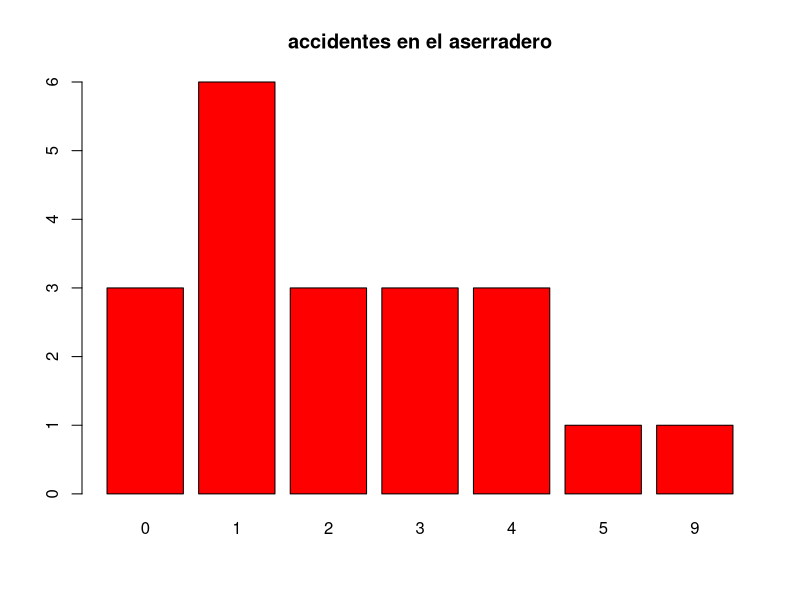

Source code (R):
library(plyr)
accidentes <- c(0,1,0,2,2,1,4,3,0,1,5,1,2,3,4,9,1,1,3,4)
accidentes <- count(accidentes)
accidentes

(accidentes$freq/sum(accidentes$freq)*100)
accidentes$rf <- accidentes$freq/sum(accidentes$freq)*100

barplot(accidentes$freq, names.arg = accidentes$x, main = "accidentes en el aserradero" , col = "red")
